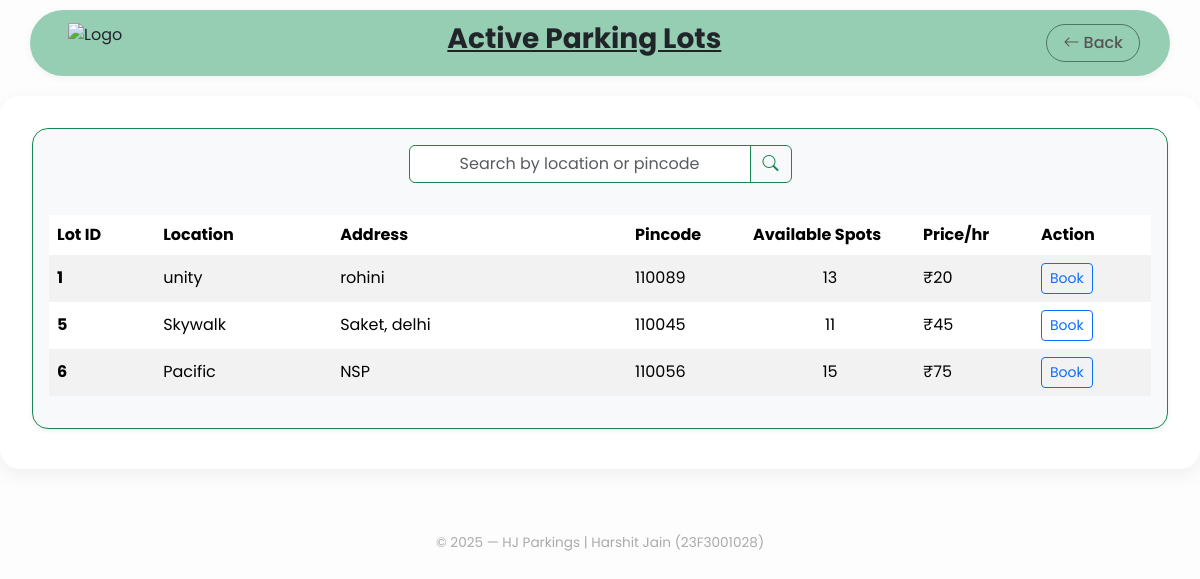
The page /locations (signed in) on the database as committed earlier.
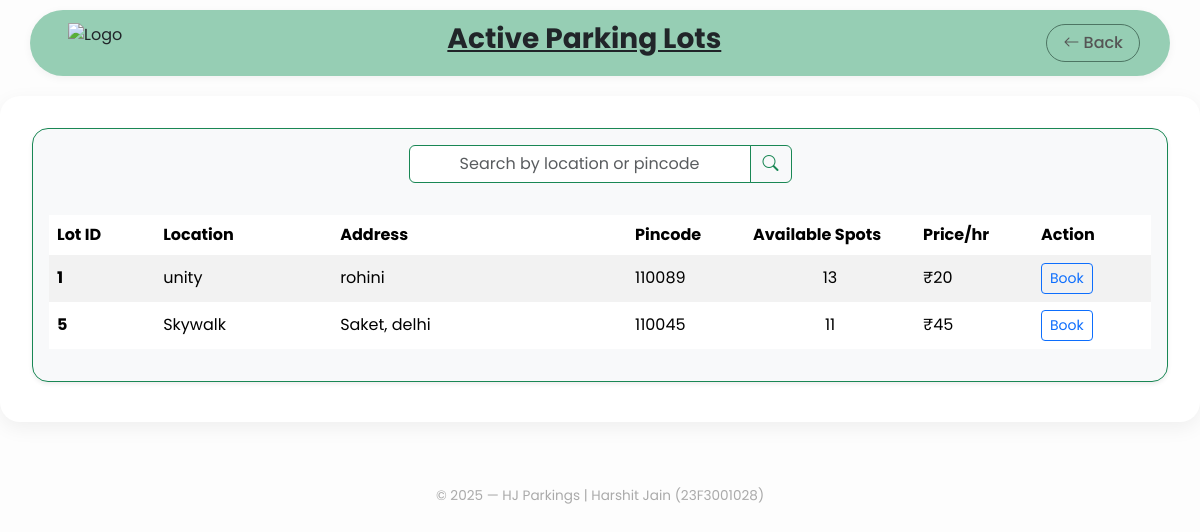
The same page on the database as committed later.
### app/models/parking_lot.py (models this page shows, shortened)
class parking_lot(db.Model):
    __tablename__ = 'parking_lot'
    lot_id = db.Column(db.Integer, primary_key=True, autoincrement=True)
    location = db.Column(db.String(100), nullable=False)
    address = db.Column(db.String(250), nullable=False)
    pin_code = db.Column(db.Integer, nullable=False)
    total_spots = db.Column(db.Integer, nullable=False)
    price = db.Column(db.Integer, nullable=False)
    status = db.Column(db.String(20), default='active')  # 'active', 'deleted'
    spots = db.relationship('parking_spot', backref='lot', lazy=True)
    @property
    def available_spots(self):
        return len([spot for spot in self.spots if spot.is_active and spot.status != 'occupied'])

### app/models/parking_spot.py (models this page shows)
class parking_spot(db.Model):
    __tablename__ = 'parking_spot'
    spot_id = db.Column(db.Integer, primary_key=True, autoincrement=True)
    lot_id = db.Column(db.Integer, db.ForeignKey('parking_lot.lot_id', ondelete='RESTRICT', onupdate='CASCADE'))
    status = db.Column(db.String(20), nullable=False) # status = 'occupied' or 'available'
    is_active = db.Column(db.Boolean, default=True)  # True = exists, False = deleted

### app/routes/client.py (the view, shortened to what this page needs)
@client_bp.route('/locations', methods=['POST', 'GET'])
@user_authentication
def locations():
    filters = [parking_lot.status == 'active']  # Base filter
    data = parking_lot.query.filter(*filters).all()
    return render_template('client/locations.html', data=data)

### app/routes/client.py (called while the page is built)
def user_authentication(f):
    @wraps(f)
    def decorated_function(*args, **kwargs):
        if 'user' not in session:
            return redirect(url_for('auth.login'))
        return f(*args, **kwargs)
    return decorated_function

### app/templates/client/locations.html (shortened to what this page needs)
{% extends "client/base.html" %}
{% block back %} {{ url_for('client.dashboard') }}{%endblock%}
{% block heading %} Active Parking Lots {% endblock %}
{% block content %}
<div class="container col-lg-12 mb-2 border border-success rounded-4 shadow-sm p-3 bg-light">
<form action="{{ url_for('client.locations') }}" method="POST" class="d-flex justify-content-center align-items-center" role="search">
    <div class="input-group w-auto">
        <input type="text" id="searchbox" name="search_for" class="form-control text-center border-success" placeholder="Search by location or pincode" required>
        <button type="submit" class="btn btn-outline-success" aria-label="Search">
            <i class="bi bi-search"></i>
        </button>
    </div>
</form>
<div class="table-responsive mt-3">
<table class="table table-striped table-borderless align-middle table-hover mt-3 w-100">
    <thead>
        <tr>
            <th style="min-width: 90px;">Lot ID</th>
            <th style="min-width: 150px;">Location</th>
            <th style="min-width: 250px;">Address</th>
            <th style="min-width: 100px;">Pincode</th>
            <th style="min-width: 130px; ">Available Spots</th>
            <th style="min-width: 100px;">Price/hr</th>
            <th style="min-width: 100px;">Action</th>
        </tr>
    </thead>
    <tbody>
        {% for lot in data %}
        <tr>
            <th scope="row">{{ lot.lot_id }}</th>
            <td>{{ lot.location }}</td>
            <td>{{ lot.address }}</td>
            <td>{{ lot.pin_code }}</td>
            <td style="text-align: center;">{{ lot.available_spots }}</td>
            <td>₹{{ lot.price }}</td>
            <td>
                {% if lot.available_spots > 0 %}
                    <a href="{{ url_for('client.booking', lot_id=lot.lot_id) }}" class="btn btn-outline-primary btn-sm">Book</a>
                {% else %}
                    <span class="text-danger">Unavailable</span>
                {% endif %}
            </td>
        </tr>
        {% else %}
        <tr>
            <td colspan="7" class="text-center text-muted">No active lots found.</td>
        </tr>
        {% endfor %}
    </tbody>
</table>
</div>
</div>
{% endblock %}

Rows that differ between the two databases and show on the page:
no longer on this page (row edited): parking_lot: lot_id "6", location "Pacific", address "NSP", pin_code "110056", available_spots "15", price "75"
